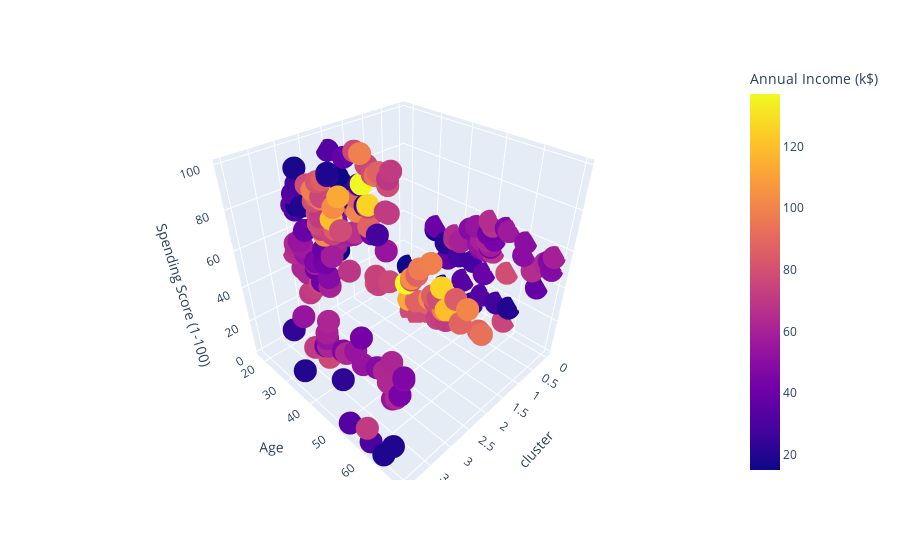

Notebook cell for this chart:
### Code cell
fig = px.scatter_3d(df,x='cluster',y='Age',z='Spending Score (1-100)',color = 'Annual Income (k$)')
fig.show()

### Figure 1 — Plotly figure (JSON) as saved in the notebook; plotly's stock layout.template omitted (floating-point values rounded to 4 significant figures; data arrays with more than 128 entries replaced by an {"elided": "..."} marker saying what was removed)
{"data": [{"hovertemplate": "cluster=%{x}<br>Age=%{y}<br>Spending Score (1-100)=%{z}<br>Annual Income (k$)=%{marker.color}<extra></extra>", "legendgroup": "", "marker": {"color": {"elided": "200 int values"}, "coloraxis": "coloraxis", "symbol": "circle"}, "mode": "markers", "name": "", "scene": "scene", "showlegend": false, "type": "scatter3d", "x": {"elided": "200 int values"}, "y": {"elided": "200 int values"}, "z": {"elided": "200 int values"}}], "layout": {"coloraxis": {"colorbar": {"title": {"text": "Annual Income (k$)"}}, "colorscale": [[0, "#0d0887"], [0.1111, "#46039f"], [0.2222, "#7201a8"], [0.3333, "#9c179e"], [0.4444, "#bd3786"], [0.5556, "#d8576b"], [0.6667, "#ed7953"], [0.7778, "#fb9f3a"], [0.8889, "#fdca26"], [1, "#f0f921"]]}, "legend": {"tracegroupgap": 0}, "margin": {"t": 60}, "scene": {"domain": {"x": [0, 1], "y": [0, 1]}, "xaxis": {"title": {"text": "cluster"}}, "yaxis": {"title": {"text": "Age"}}, "zaxis": {"title": {"text": "Spending Score (1-100)"}}}}}
